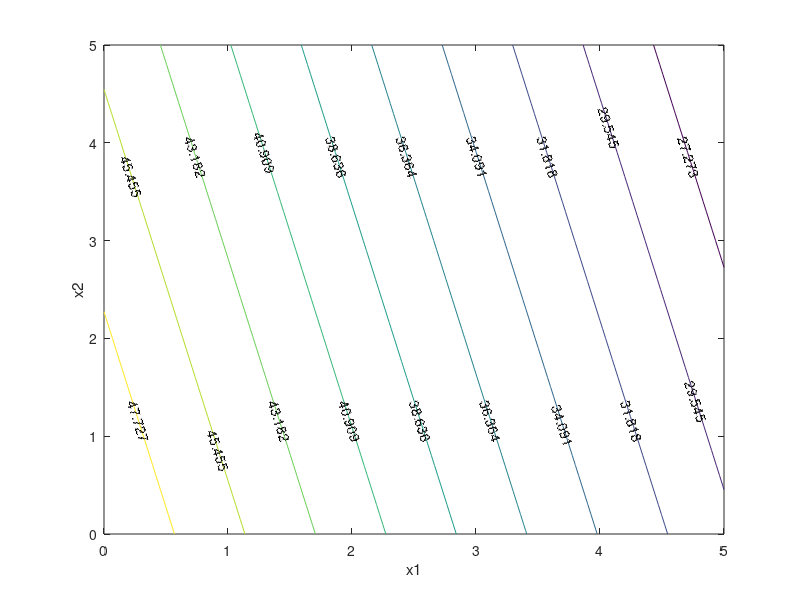
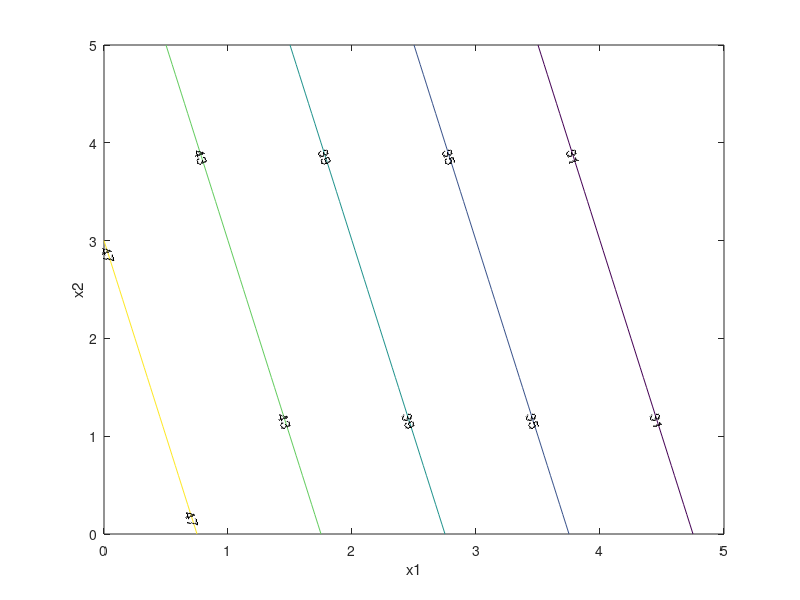

MATLAB code for these plots, in order:
clear all

%%
%%%%%%%%%%%%%%%%%%%
% This file creates a contour plot of the objective function
% when considering two design variables, x1 and x2
%
% We will make a contour plot of the problem illustrated on page 4
% of the problem description
%%%%%%%%%%%%%%%%%%%

%%
% The meshgrid command returns a set of 2-D grid coordinates that become
% the foundation of the contour plot.
% [X,Y] = meshgrid(x,y)
% x, y represent the bounds on each variable for the plot
% format - lower bound : step size : upper bound
% use 'help meshgrid' for more

[x1,x2] = meshgrid(0:.1:5,0:.1:5);

%%
% This command determines how many rows and columnds are in the design
% variable x1. 
% m is the number of rows
% n is the number of columns

[m,n] = size(x1);


%% 
% For each element of the 2-D grid, we evaluate the objective function
% Store it in F(row,column)

for i = 1:m
    for j = 1:n
        
        F(i,j) = -4*x1(i,j) - x2(i,j) + 50;
        
    end
end

%%
% Now, we can make the contour plot
% The 10 in the last element of the function tells it to plot that many
% different contour levels
%
% use 'help contour' for more information

[c1,h1] = contour(x1,x2,F,10);

%%
% clabel puts contour labels on the graph
% xlabel labels the x-axis
% ylabel labels the y-axis

clabel(c1,h1);
xlabel('x1')
ylabel('x2')

%%
% Now, lets say that we want to define specific contours to plot
% We will show the contours when F = [31, 35, 39, 43, 47]

z = [31 35 39 43 47];

figure
[c2,h2] = contour(x1,x2,F,z);
clabel(c2,h2);
xlabel('x1')
ylabel('x2')
